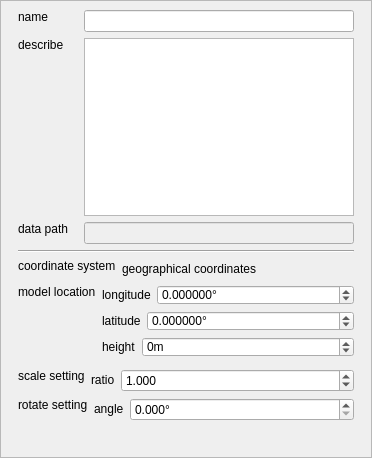
<?xml version="1.0" encoding="UTF-8"?>
<ui version="4.0">
 <class>CTiltPropertyWgt</class>
 <widget class="QWidget" name="CTiltPropertyWgt">
  <property name="geometry">
   <rect>
    <x>0</x>
    <y>0</y>
    <width>372</width>
    <height>458</height>
   </rect>
  </property>
  <property name="minimumSize">
   <size>
    <width>320</width>
    <height>355</height>
   </size>
  </property>
  <property name="windowTitle">
   <string>Form</string>
  </property>
  <property name="styleSheet">
   <string notr="true"/>
  </property>
  <layout class="QVBoxLayout" name="verticalLayout_12">
   <property name="spacing">
    <number>0</number>
   </property>
   <property name="leftMargin">
    <number>0</number>
   </property>
   <property name="topMargin">
    <number>0</number>
   </property>
   <property name="rightMargin">
    <number>0</number>
   </property>
   <property name="bottomMargin">
    <number>0</number>
   </property>
   <item>
    <widget class="QScrollArea" name="scrollArea">
     <property name="widgetResizable">
      <bool>true</bool>
     </property>
     <widget class="QWidget" name="scrollAreaWidgetContents">
      <property name="geometry">
       <rect>
        <x>0</x>
        <y>0</y>
        <width>370</width>
        <height>456</height>
       </rect>
      </property>
      <layout class="QGridLayout" name="gridLayout_3">
       <property name="verticalSpacing">
        <number>6</number>
       </property>
       <item row="4" column="0">
        <layout class="QVBoxLayout" name="verticalLayout_5">
         <property name="spacing">
          <number>0</number>
         </property>
         <property name="leftMargin">
          <number>8</number>
         </property>
         <property name="rightMargin">
          <number>8</number>
         </property>
         <item>
          <widget class="Line" name="line">
           <property name="sizePolicy">
            <sizepolicy hsizetype="Minimum" vsizetype="Fixed">
             <horstretch>0</horstretch>
             <verstretch>0</verstretch>
            </sizepolicy>
           </property>
           <property name="orientation">
            <enum>Qt::Horizontal</enum>
           </property>
          </widget>
         </item>
        </layout>
       </item>
       <item row="0" column="0">
        <layout class="QHBoxLayout" name="horizontalLayout_6">
         <property name="leftMargin">
          <number>8</number>
         </property>
         <property name="topMargin">
          <number>0</number>
         </property>
         <property name="rightMargin">
          <number>8</number>
         </property>
         <property name="bottomMargin">
          <number>0</number>
         </property>
         <item>
          <widget class="QLabel" name="m_pNameLabel">
           <property name="sizePolicy">
            <sizepolicy hsizetype="Preferred" vsizetype="Preferred">
             <horstretch>0</horstretch>
             <verstretch>0</verstretch>
            </sizepolicy>
           </property>
           <property name="minimumSize">
            <size>
             <width>60</width>
             <height>20</height>
            </size>
           </property>
           <property name="text">
            <string>name</string>
           </property>
           <property name="alignment">
            <set>Qt::AlignLeading|Qt::AlignLeft|Qt::AlignTop</set>
           </property>
          </widget>
         </item>
         <item>
          <widget class="QLineEdit" name="m_pNameEdit">
           <property name="contextMenuPolicy">
            <enum>Qt::NoContextMenu</enum>
           </property>
          </widget>
         </item>
        </layout>
       </item>
       <item row="1" column="0">
        <layout class="QHBoxLayout" name="horizontalLayout_7">
         <property name="leftMargin">
          <number>8</number>
         </property>
         <property name="rightMargin">
          <number>8</number>
         </property>
         <item>
          <layout class="QVBoxLayout" name="verticalLayout_4">
           <item>
            <widget class="QLabel" name="m_pDescribeLabel">
             <property name="sizePolicy">
              <sizepolicy hsizetype="Preferred" vsizetype="Preferred">
               <horstretch>0</horstretch>
               <verstretch>0</verstretch>
              </sizepolicy>
             </property>
             <property name="minimumSize">
              <size>
               <width>60</width>
               <height>20</height>
              </size>
             </property>
             <property name="text">
              <string>describe</string>
             </property>
             <property name="alignment">
              <set>Qt::AlignLeading|Qt::AlignLeft|Qt::AlignTop</set>
             </property>
            </widget>
           </item>
           <item>
            <spacer name="verticalSpacer_2">
             <property name="orientation">
              <enum>Qt::Vertical</enum>
             </property>
             <property name="sizeHint" stdset="0">
              <size>
               <width>20</width>
               <height>40</height>
              </size>
             </property>
            </spacer>
           </item>
          </layout>
         </item>
         <item>
          <widget class="CLayerTextEdit" name="m_pDescribeEdt">
           <property name="sizePolicy">
            <sizepolicy hsizetype="Expanding" vsizetype="Expanding">
             <horstretch>0</horstretch>
             <verstretch>0</verstretch>
            </sizepolicy>
           </property>
           <property name="minimumSize">
            <size>
             <width>0</width>
             <height>0</height>
            </size>
           </property>
           <property name="maximumSize">
            <size>
             <width>16777215</width>
             <height>16777215</height>
            </size>
           </property>
           <property name="contextMenuPolicy">
            <enum>Qt::NoContextMenu</enum>
           </property>
          </widget>
         </item>
        </layout>
       </item>
       <item row="2" column="0">
        <layout class="QHBoxLayout" name="horizontalLayout_8">
         <property name="leftMargin">
          <number>8</number>
         </property>
         <property name="topMargin">
          <number>0</number>
         </property>
         <property name="rightMargin">
          <number>8</number>
         </property>
         <property name="bottomMargin">
          <number>0</number>
         </property>
         <item>
          <widget class="QLabel" name="m_pNameLabel_2">
           <property name="sizePolicy">
            <sizepolicy hsizetype="Preferred" vsizetype="Preferred">
             <horstretch>0</horstretch>
             <verstretch>0</verstretch>
            </sizepolicy>
           </property>
           <property name="minimumSize">
            <size>
             <width>60</width>
             <height>20</height>
            </size>
           </property>
           <property name="text">
            <string>data path</string>
           </property>
           <property name="alignment">
            <set>Qt::AlignLeading|Qt::AlignLeft|Qt::AlignTop</set>
           </property>
          </widget>
         </item>
         <item>
          <widget class="QLineEdit" name="m_pPathLineEdit">
           <property name="enabled">
            <bool>false</bool>
           </property>
           <property name="contextMenuPolicy">
            <enum>Qt::NoContextMenu</enum>
           </property>
           <property name="readOnly">
            <bool>true</bool>
           </property>
          </widget>
         </item>
        </layout>
       </item>
       <item row="5" column="0">
        <layout class="QHBoxLayout" name="horizontalLayout_21" stretch="0,0,0">
         <property name="spacing">
          <number>6</number>
         </property>
         <property name="leftMargin">
          <number>8</number>
         </property>
         <property name="rightMargin">
          <number>8</number>
         </property>
         <item>
          <layout class="QVBoxLayout" name="verticalLayout_15">
           <item>
            <widget class="QLabel" name="m_pStyleLabel_5">
             <property name="sizePolicy">
              <sizepolicy hsizetype="Preferred" vsizetype="Preferred">
               <horstretch>0</horstretch>
               <verstretch>0</verstretch>
              </sizepolicy>
             </property>
             <property name="minimumSize">
              <size>
               <width>60</width>
               <height>20</height>
              </size>
             </property>
             <property name="maximumSize">
              <size>
               <width>16777215</width>
               <height>16777215</height>
              </size>
             </property>
             <property name="text">
              <string>coordinate system</string>
             </property>
             <property name="alignment">
              <set>Qt::AlignLeading|Qt::AlignLeft|Qt::AlignTop</set>
             </property>
            </widget>
           </item>
          </layout>
         </item>
         <item>
          <widget class="QLabel" name="m_pChangeAxisLabel">
           <property name="text">
            <string>geographical coordinates</string>
           </property>
          </widget>
         </item>
         <item>
          <spacer name="horizontalSpacer">
           <property name="orientation">
            <enum>Qt::Horizontal</enum>
           </property>
           <property name="sizeHint" stdset="0">
            <size>
             <width>40</width>
             <height>20</height>
            </size>
           </property>
          </spacer>
         </item>
        </layout>
       </item>
       <item row="7" column="0">
        <spacer name="verticalSpacer">
         <property name="orientation">
          <enum>Qt::Vertical</enum>
         </property>
         <property name="sizeHint" stdset="0">
          <size>
           <width>20</width>
           <height>40</height>
          </size>
         </property>
        </spacer>
       </item>
       <item row="6" column="0">
        <widget class="QStackedWidget" name="stackedWidget">
         <property name="minimumSize">
          <size>
           <width>0</width>
           <height>0</height>
          </size>
         </property>
         <property name="maximumSize">
          <size>
           <width>16777215</width>
           <height>16777215</height>
          </size>
         </property>
         <property name="currentIndex">
          <number>0</number>
         </property>
         <widget class="QWidget" name="page_5">
          <layout class="QVBoxLayout" name="verticalLayout_2">
           <property name="leftMargin">
            <number>0</number>
           </property>
           <property name="topMargin">
            <number>0</number>
           </property>
           <property name="rightMargin">
            <number>0</number>
           </property>
           <property name="bottomMargin">
            <number>0</number>
           </property>
           <item>
            <layout class="QVBoxLayout" name="srsLayout_2">
             <property name="spacing">
              <number>6</number>
             </property>
             <property name="leftMargin">
              <number>0</number>
             </property>
             <property name="topMargin">
              <number>0</number>
             </property>
             <property name="rightMargin">
              <number>0</number>
             </property>
             <property name="bottomMargin">
              <number>0</number>
             </property>
             <item>
              <layout class="QGridLayout" name="gridLayout_6">
               <property name="leftMargin">
                <number>8</number>
               </property>
               <property name="rightMargin">
                <number>8</number>
               </property>
               <property name="spacing">
                <number>6</number>
               </property>
               <item row="0" column="1">
                <layout class="QHBoxLayout" name="horizontalLayout_29" stretch="0,10">
                 <property name="spacing">
                  <number>6</number>
                 </property>
                 <item>
                  <widget class="QLabel" name="m_pLonLabel_9">
                   <property name="sizePolicy">
                    <sizepolicy hsizetype="Preferred" vsizetype="Fixed">
                     <horstretch>0</horstretch>
                     <verstretch>0</verstretch>
                    </sizepolicy>
                   </property>
                   <property name="minimumSize">
                    <size>
                     <width>0</width>
                     <height>20</height>
                    </size>
                   </property>
                   <property name="text">
                    <string>longitude</string>
                   </property>
                  </widget>
                 </item>
                 <item>
                  <widget class="QDoubleSpinBox" name="m_pLonSpx">
                   <property name="sizePolicy">
                    <sizepolicy hsizetype="Preferred" vsizetype="Fixed">
                     <horstretch>0</horstretch>
                     <verstretch>0</verstretch>
                    </sizepolicy>
                   </property>
                   <property name="minimumSize">
                    <size>
                     <width>0</width>
                     <height>20</height>
                    </size>
                   </property>
                   <property name="maximumSize">
                    <size>
                     <width>16777215</width>
                     <height>20</height>
                    </size>
                   </property>
                   <property name="contextMenuPolicy">
                    <enum>Qt::NoContextMenu</enum>
                   </property>
                   <property name="suffix">
                    <string>°</string>
                   </property>
                   <property name="decimals">
                    <number>6</number>
                   </property>
                   <property name="minimum">
                    <double>-180.000000000000000</double>
                   </property>
                   <property name="maximum">
                    <double>180.000000000000000</double>
                   </property>
                   <property name="singleStep">
                    <double>0.000001000000000</double>
                   </property>
                  </widget>
                 </item>
                </layout>
               </item>
               <item row="2" column="1">
                <layout class="QHBoxLayout" name="horizontalLayout_31" stretch="0,10">
                 <property name="spacing">
                  <number>6</number>
                 </property>
                 <item>
                  <widget class="QLabel" name="m_pHeightLabel_4">
                   <property name="sizePolicy">
                    <sizepolicy hsizetype="Preferred" vsizetype="Fixed">
                     <horstretch>0</horstretch>
                     <verstretch>0</verstretch>
                    </sizepolicy>
                   </property>
                   <property name="minimumSize">
                    <size>
                     <width>0</width>
                     <height>20</height>
                    </size>
                   </property>
                   <property name="text">
                    <string>height</string>
                   </property>
                  </widget>
                 </item>
                 <item>
                  <widget class="QSpinBox" name="m_pHeightSpx">
                   <property name="sizePolicy">
                    <sizepolicy hsizetype="Preferred" vsizetype="Fixed">
                     <horstretch>0</horstretch>
                     <verstretch>0</verstretch>
                    </sizepolicy>
                   </property>
                   <property name="minimumSize">
                    <size>
                     <width>0</width>
                     <height>20</height>
                    </size>
                   </property>
                   <property name="maximumSize">
                    <size>
                     <width>16777215</width>
                     <height>20</height>
                    </size>
                   </property>
                   <property name="contextMenuPolicy">
                    <enum>Qt::NoContextMenu</enum>
                   </property>
                   <property name="suffix">
                    <string>m</string>
                   </property>
                   <property name="minimum">
                    <number>-8000</number>
                   </property>
                   <property name="maximum">
                    <number>500000000</number>
                   </property>
                  </widget>
                 </item>
                </layout>
               </item>
               <item row="0" column="0" rowspan="4">
                <layout class="QVBoxLayout" name="verticalLayout_21">
                 <item>
                  <widget class="QLabel" name="m_pKeyLabel_4">
                   <property name="sizePolicy">
                    <sizepolicy hsizetype="Preferred" vsizetype="Preferred">
                     <horstretch>0</horstretch>
                     <verstretch>0</verstretch>
                    </sizepolicy>
                   </property>
                   <property name="minimumSize">
                    <size>
                     <width>60</width>
                     <height>20</height>
                    </size>
                   </property>
                   <property name="text">
                    <string>model location</string>
                   </property>
                   <property name="textFormat">
                    <enum>Qt::AutoText</enum>
                   </property>
                   <property name="alignment">
                    <set>Qt::AlignLeading|Qt::AlignLeft|Qt::AlignTop</set>
                   </property>
                  </widget>
                 </item>
                </layout>
               </item>
               <item row="1" column="1">
                <layout class="QHBoxLayout" name="horizontalLayout_30" stretch="0,10">
                 <property name="spacing">
                  <number>6</number>
                 </property>
                 <item>
                  <widget class="QLabel" name="m_pLatLabel_3">
                   <property name="sizePolicy">
                    <sizepolicy hsizetype="Preferred" vsizetype="Fixed">
                     <horstretch>0</horstretch>
                     <verstretch>0</verstretch>
                    </sizepolicy>
                   </property>
                   <property name="minimumSize">
                    <size>
                     <width>0</width>
                     <height>20</height>
                    </size>
                   </property>
                   <property name="text">
                    <string>latitude</string>
                   </property>
                  </widget>
                 </item>
                 <item>
                  <widget class="QDoubleSpinBox" name="m_pLatSpx">
                   <property name="sizePolicy">
                    <sizepolicy hsizetype="Preferred" vsizetype="Fixed">
                     <horstretch>0</horstretch>
                     <verstretch>0</verstretch>
                    </sizepolicy>
                   </property>
                   <property name="minimumSize">
                    <size>
                     <width>0</width>
                     <height>20</height>
                    </size>
                   </property>
                   <property name="maximumSize">
                    <size>
                     <width>16777215</width>
                     <height>20</height>
                    </size>
                   </property>
                   <property name="contextMenuPolicy">
                    <enum>Qt::NoContextMenu</enum>
                   </property>
                   <property name="suffix">
                    <string>°</string>
                   </property>
                   <property name="decimals">
                    <number>6</number>
                   </property>
                   <property name="minimum">
                    <double>-90.000000000000000</double>
                   </property>
                   <property name="maximum">
                    <double>90.000000000000000</double>
                   </property>
                   <property name="singleStep">
                    <double>0.000001000000000</double>
                   </property>
                  </widget>
                 </item>
                </layout>
               </item>
              </layout>
             </item>
             <item>
              <layout class="QHBoxLayout" name="horizontalLayout_39" stretch="0,0">
               <property name="spacing">
                <number>6</number>
               </property>
               <property name="leftMargin">
                <number>8</number>
               </property>
               <property name="rightMargin">
                <number>8</number>
               </property>
               <property name="bottomMargin">
                <number>0</number>
               </property>
               <item>
                <layout class="QVBoxLayout" name="verticalLayout_31">
                 <item>
                  <widget class="QLabel" name="m_pStyleLabel_12">
                   <property name="sizePolicy">
                    <sizepolicy hsizetype="Preferred" vsizetype="Preferred">
                     <horstretch>0</horstretch>
                     <verstretch>0</verstretch>
                    </sizepolicy>
                   </property>
                   <property name="minimumSize">
                    <size>
                     <width>60</width>
                     <height>20</height>
                    </size>
                   </property>
                   <property name="maximumSize">
                    <size>
                     <width>16777215</width>
                     <height>16777215</height>
                    </size>
                   </property>
                   <property name="text">
                    <string>scale setting</string>
                   </property>
                   <property name="alignment">
                    <set>Qt::AlignLeading|Qt::AlignLeft|Qt::AlignTop</set>
                   </property>
                  </widget>
                 </item>
                </layout>
               </item>
               <item>
                <layout class="QHBoxLayout" name="horizontalLayout_40" stretch="0,10">
                 <item>
                  <widget class="QLabel" name="m_pLonLabel_17">
                   <property name="sizePolicy">
                    <sizepolicy hsizetype="Preferred" vsizetype="Fixed">
                     <horstretch>0</horstretch>
                     <verstretch>0</verstretch>
                    </sizepolicy>
                   </property>
                   <property name="minimumSize">
                    <size>
                     <width>0</width>
                     <height>20</height>
                    </size>
                   </property>
                   <property name="text">
                    <string>ratio</string>
                   </property>
                  </widget>
                 </item>
                 <item>
                  <widget class="QDoubleSpinBox" name="m_pScaleSpx">
                   <property name="sizePolicy">
                    <sizepolicy hsizetype="Expanding" vsizetype="Fixed">
                     <horstretch>0</horstretch>
                     <verstretch>0</verstretch>
                    </sizepolicy>
                   </property>
                   <property name="contextMenuPolicy">
                    <enum>Qt::NoContextMenu</enum>
                   </property>
                   <property name="prefix">
                    <string/>
                   </property>
                   <property name="suffix">
                    <string/>
                   </property>
                   <property name="decimals">
                    <number>3</number>
                   </property>
                   <property name="minimum">
                    <double>0.000000000000000</double>
                   </property>
                   <property name="maximum">
                    <double>1000000.000000000000000</double>
                   </property>
                   <property name="singleStep">
                    <double>1.000000000000000</double>
                   </property>
                   <property name="value">
                    <double>1.000000000000000</double>
                   </property>
                  </widget>
                 </item>
                </layout>
               </item>
              </layout>
             </item>
             <item>
              <layout class="QHBoxLayout" name="horizontalLayout_41" stretch="0,0">
               <property name="spacing">
                <number>6</number>
               </property>
               <property name="leftMargin">
                <number>8</number>
               </property>
               <property name="topMargin">
                <number>0</number>
               </property>
               <property name="rightMargin">
                <number>8</number>
               </property>
               <item>
                <layout class="QVBoxLayout" name="verticalLayout_32">
                 <item>
                  <widget class="QLabel" name="m_pStyleLabel_13">
                   <property name="sizePolicy">
                    <sizepolicy hsizetype="Preferred" vsizetype="Preferred">
                     <horstretch>0</horstretch>
                     <verstretch>0</verstretch>
                    </sizepolicy>
                   </property>
                   <property name="minimumSize">
                    <size>
                     <width>60</width>
                     <height>20</height>
                    </size>
                   </property>
                   <property name="maximumSize">
                    <size>
                     <width>16777215</width>
                     <height>16777215</height>
                    </size>
                   </property>
                   <property name="text">
                    <string>rotate setting</string>
                   </property>
                   <property name="alignment">
                    <set>Qt::AlignLeading|Qt::AlignLeft|Qt::AlignTop</set>
                   </property>
                  </widget>
                 </item>
                </layout>
               </item>
               <item>
                <layout class="QHBoxLayout" name="horizontalLayout_42" stretch="0,10">
                 <item>
                  <widget class="QLabel" name="m_pLonLabel_18">
                   <property name="sizePolicy">
                    <sizepolicy hsizetype="Preferred" vsizetype="Fixed">
                     <horstretch>0</horstretch>
                     <verstretch>0</verstretch>
                    </sizepolicy>
                   </property>
                   <property name="minimumSize">
                    <size>
                     <width>0</width>
                     <height>20</height>
                    </size>
                   </property>
                   <property name="text">
                    <string>angle</string>
                   </property>
                  </widget>
                 </item>
                 <item>
                  <widget class="QDoubleSpinBox" name="m_pRotateSpx">
                   <property name="sizePolicy">
                    <sizepolicy hsizetype="Preferred" vsizetype="Fixed">
                     <horstretch>0</horstretch>
                     <verstretch>0</verstretch>
                    </sizepolicy>
                   </property>
                   <property name="contextMenuPolicy">
                    <enum>Qt::NoContextMenu</enum>
                   </property>
                   <property name="suffix">
                    <string>°</string>
                   </property>
                   <property name="decimals">
                    <number>3</number>
                   </property>
                   <property name="minimum">
                    <double>0.000000000000000</double>
                   </property>
                   <property name="maximum">
                    <double>360.000000000000000</double>
                   </property>
                   <property name="singleStep">
                    <double>1.000000000000000</double>
                   </property>
                  </widget>
                 </item>
                </layout>
               </item>
              </layout>
             </item>
            </layout>
           </item>
          </layout>
         </widget>
         <widget class="QWidget" name="page_6">
          <layout class="QVBoxLayout" name="verticalLayout_6" stretch="0,1">
           <property name="leftMargin">
            <number>0</number>
           </property>
           <property name="topMargin">
            <number>0</number>
           </property>
           <property name="rightMargin">
            <number>0</number>
           </property>
           <property name="bottomMargin">
            <number>0</number>
           </property>
           <item>
            <layout class="QHBoxLayout" name="worldLayout_2" stretch="0,0">
             <property name="spacing">
              <number>6</number>
             </property>
             <property name="leftMargin">
              <number>8</number>
             </property>
             <property name="rightMargin">
              <number>8</number>
             </property>
             <item>
              <layout class="QVBoxLayout" name="verticalLayout_28">
               <item>
                <widget class="QLabel" name="m_pStyleLabel_9">
                 <property name="sizePolicy">
                  <sizepolicy hsizetype="Preferred" vsizetype="Preferred">
                   <horstretch>0</horstretch>
                   <verstretch>0</verstretch>
                  </sizepolicy>
                 </property>
                 <property name="minimumSize">
                  <size>
                   <width>60</width>
                   <height>20</height>
                  </size>
                 </property>
                 <property name="maximumSize">
                  <size>
                   <width>16777215</width>
                   <height>16777215</height>
                  </size>
                 </property>
                 <property name="text">
                  <string>position setting</string>
                 </property>
                 <property name="alignment">
                  <set>Qt::AlignLeading|Qt::AlignLeft|Qt::AlignTop</set>
                 </property>
                </widget>
               </item>
              </layout>
             </item>
             <item>
              <layout class="QHBoxLayout" name="horizontalLayout_34" stretch="0,10">
               <item>
                <widget class="QLabel" name="m_pLonLabel_14">
                 <property name="sizePolicy">
                  <sizepolicy hsizetype="Preferred" vsizetype="Fixed">
                   <horstretch>0</horstretch>
                   <verstretch>0</verstretch>
                  </sizepolicy>
                 </property>
                 <property name="minimumSize">
                  <size>
                   <width>0</width>
                   <height>20</height>
                  </size>
                 </property>
                 <property name="text">
                  <string>height</string>
                 </property>
                </widget>
               </item>
               <item>
                <widget class="QDoubleSpinBox" name="m_pHighSpx">
                 <property name="sizePolicy">
                  <sizepolicy hsizetype="Expanding" vsizetype="Fixed">
                   <horstretch>0</horstretch>
                   <verstretch>0</verstretch>
                  </sizepolicy>
                 </property>
                 <property name="contextMenuPolicy">
                  <enum>Qt::NoContextMenu</enum>
                 </property>
                 <property name="suffix">
                  <string>m</string>
                 </property>
                 <property name="decimals">
                  <number>6</number>
                 </property>
                 <property name="minimum">
                  <double>0.000000000000000</double>
                 </property>
                 <property name="maximum">
                  <double>50000.000000000000000</double>
                 </property>
                 <property name="singleStep">
                  <double>1.000000000000000</double>
                 </property>
                </widget>
               </item>
              </layout>
             </item>
            </layout>
           </item>
           <item>
            <spacer name="verticalSpacer_3">
             <property name="orientation">
              <enum>Qt::Vertical</enum>
             </property>
             <property name="sizeHint" stdset="0">
              <size>
               <width>20</width>
               <height>40</height>
              </size>
             </property>
            </spacer>
           </item>
          </layout>
         </widget>
        </widget>
       </item>
      </layout>
      <zorder></zorder>
      <zorder>verticalSpacer</zorder>
      <zorder>stackedWidget</zorder>
     </widget>
    </widget>
   </item>
  </layout>
 </widget>
 <customwidgets>
  <customwidget>
   <class>CLayerTextEdit</class>
   <extends>QTextEdit</extends>
   <header>earthLayer/CLayerTextEdit.h</header>
  </customwidget>
 </customwidgets>
 <resources/>
 <connections/>
</ui>
